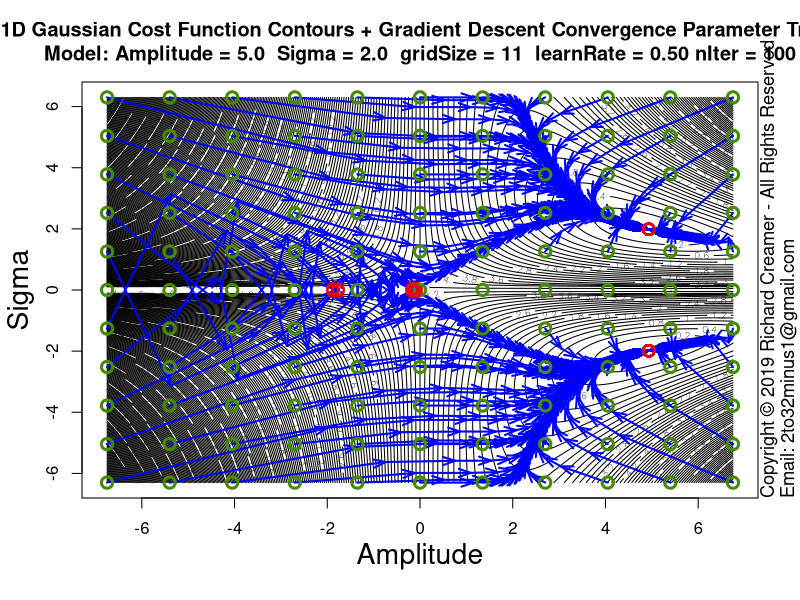

This chart was generated by the following R code:
##############################################################
### Copyright (c) Richard Creamer 2019 - All Rights Reserved
### Inquiries: email 2to32minus1@gmail.com
##############################################################

### Globals
fontScale = 1.2    # Global font size variable
lf        = 1.2    # Enlarge font of plot labels
verbose   = FALSE  # Verbose printing
lw        = 2      # Line width
xMargin   = 1      # X-axis margin for plots
yMargin   = 1      # Y-axis margin for plots
de        = 0.01   # Small constant for estimating derivatives numerically
smlPts    = 1      # Small  data point/circle
medPts    = 1.5    # Medium data point/circle
lrgPts    = 2.0    # Large  data point/circle

### Run this function to generate this plot
runFunc = function() {
	dw = 1000
	dh = 750	
	path = "D:/Code/R/LeastSquaresPlay/PlotsAndAssocCode/Plot64/"
	svSize = 1600
	# Learn rate default (0.5) nIter default (100)
	learnRate = 0.5
	nIter = 100
	savePngVerbose( paste(path, "Plot64.png", sep=""), 
					plotGaussianParamStepVectorsEx, w=svSize, h=svSize, un="px", gridSize=11, learnRate=learnRate, nIter=nIter )	
}

### Plot Gaussian fit step vectors for multiple starting points
plotGaussianParamStepVectorsEx = function( nLevels=250, gridSize=3, learnRate=0.5, nIter=100 ) {
	set.seed( 3 )
	gd = makeGaussianTestData()
	trueS = gd$trueSigma
	trueA = gd$trueAmpl	
	maxA = trueA * 1.5
	minA = -maxA
	maxS = trueS * 3.5
	minS = -maxS
	ampls  = seq( minA * 0.9, maxA * 0.9, length=gridSize )
	sigmas = seq( minS * 0.9, maxS * 0.9, length=gridSize )
	gridAmpls  = seq( minA * 0.9, maxA * 0.9, length=400 )
	gridSigmas = seq( minS * 0.9, maxS * 0.9, length=400 )
	startAmpls = c()
	startSigmas = c()
	endAmpls = c()
	endSigmas = c()
	plotTitle = paste( "1D Gaussian Cost Function Contours + Gradient Descent Convergence Parameter Trails\n",
					   sprintf("Model: Amplitude = %.1f  Sigma = %.1f  gridSize = %d  learnRate = %.2f nIter = %d", 
					   		trueA, trueS, gridSize, learnRate, nIter ), sep="" )
	
	z = getGaussErrorGrid( meanGaussSsdErr, gridAmpls, gridSigmas, gd$x, gd$y )
	contour( gridAmpls, gridSigmas, t(z), nlevels=nLevels, xlab="", ylab="", main=plotTitle )
	addAxisLabels( xLabel="Amplitude", yLabel="Sigma", cexVal=1.7 )
	
	for ( s in sigmas ) {
		for ( a in ampls ) {
			startAmpls[length(startAmpls)+1] = a
			startSigmas[length(startSigmas)+1] = s
			gd$guesses = list( a=a, s=s )
			
			tuple = fitGauss1d( doPlot=FALSE, gd=gd, learnRate=learnRate, nIter=nIter )
			
			aLegs = tuple$amplLegs
			sLegs = tuple$sigmaLegs
			nLegs = length( aLegs )
			endAmpls[length(endAmpls)+1] = aLegs[nLegs]
			endSigmas[length(endSigmas)+1] = sLegs[nLegs]
			for ( j in 2:nLegs ) {
				x1 = aLegs[j-1]
				y1 = sLegs[j-1]
				x2 = aLegs[j]
				y2 = sLegs[j]
				arrows( x1, y1, x2, y2, col="blue", angle=19, lwd=lw, length=0.125 )
			}
		}
	}
	# Draw beg/end circles last (so on top)
	for ( i in 1:length( startAmpls ) ) {
		points( startAmpls[i], startSigmas[i],  col="chartreuse4", cex=1.5, lwd=lw+1 )
		points( endAmpls[i], endSigmas[i],  col="red2", cex=1.5, lwd=lw )
	}
}

### Shared use case Gaussian data set generator used by several cooperating functions
makeGaussianTestData = function( trueAmpl=5, trueSigma=2, aGuess=sqrt(trueAmpl), sGuess=sqrt(trueSigma), nPts=40 ) {
	set.seed( 3 )
	x = seq( -5*trueSigma, 5*trueSigma, length=nPts )
	y = gauss1dFunc( x, trueAmpl, trueSigma ) + rnorm( length(x), sd=0.2 )
	guesses = list( a=aGuess, s=sGuess )
	tuple = list( trueAmpl=trueAmpl, trueSigma=trueSigma, x=x, y=y, nPts=nPts, guesses=guesses )
	return( tuple )
}

### 2D plot error contours for range of Amplitude and Sigma values
### Amplitude maps to x-axis, Sigma maps to y-axis
plotGaussErrorContours = function( nLevels=30, customTitle="", drawGradVecs=FALSE, normGradVecs=TRUE, gd=NULL ) {
	set.seed( 3 )
	if ( is.null( gd ) )
		gd = makeGaussianTestData()
	a = gd$trueAmpl
	s = gd$trueSigma
	x = gd$x
	y = gd$y
	minAmpl  = a * 0.1;	maxAmpl  = a * 1.7
	minSigma = s * 0.1;	maxSigma = s * 1.7
	# Adjust ranges so plot is square
	deltaA = maxAmpl - minAmpl
	deltaS = maxSigma - minSigma
	maxDelta = if ( deltaA > deltaS ) deltaA else deltaS
	if ( deltaA > deltaS ) {
		maxSigma = minSigma + maxDelta
	} else {
		maxAmpl = minAmpl + maxDelta
	}
	nr = 200
	nc = 200
	ampls = seq( minAmpl, maxAmpl, length.out=nc )
	sigmas = seq( minSigma, maxSigma, length.out=nr )
	z = getGaussErrorGrid( meanGaussSsdErr, ampls, sigmas, x, y )
	xLim1 = minAmpl
	xLim2 = maxAmpl
	yLim1 = minSigma
	yLim2 = maxSigma
	plotTitle = ""
	if ( !drawGradVecs ) {
		plotTitle = sprintf( "1D Gaussian Cost Function Contours\nTrue Model: Amplitude = %.1f  Sigma = %.1f (noise added)", a, s )
	} else if ( normGradVecs ) {
		plotTitle = sprintf( "1D Gaussian Cost Function Contours w/Gradient (Unit) Vectors\nTrue Model: Amplitude = %.1f  Sigma = %.1f (noise added)", a, s )
	} else {
		plotTitle = sprintf( "1D Gaussian Cost Function Contours w/Gradient Vectors\nTrue Model: Amplitude = %.1f  Sigma = %.1f (noise added)", a, s )
	}
	if ( customTitle != "" )
		plotTitle = customTitle
	xform = contour( ampls, sigmas, t(z), axes=FALSE, cex.lab=lf, main=plotTitle, asp=1.0,
					 xlab="", ylab="", labcex=1.2, nlevels=nLevels, cex.main=1.3*fontScale, cex.axis=1.3 )
	xAxisMin = ceiling( gpl()$xLim[1] )
	xAxisMax = floor( gpl()$xLim[2] )
	yAxisMin = ceiling( gpl()$yLim[1] )
	yAxisMax = floor( gpl()$yLim[2] )
	axis( side=1, at=xAxisMin:xAxisMax, cex.axis=1.3 )
	axis( side=2, at=yAxisMin:yAxisMax, cex.axis=1.3 )
	addAxisLabels( xLabel="Amplitude", yLabel="Sigma" )
	box()
	xLimits = axisLimits( x )
	yLimits = axisLimits( y )
	lines( c(-1,12), c( s, s ), col="blue", lwd=lw )
	lines( c( a, a), c(-1,10), col="blue", lwd=lw )
	if ( drawGradVecs ) {
		gradPtsX1 = c()
		gradPtsY1 = c()
		gradPtsX2 = c()
		gradPtsY2 = c()
		gridSize=13
		for ( sigma in seq( from=sigmas[2], to=sigmas[length(sigmas)-1], length=gridSize ) ) {
			for ( ampl in seq( from=ampls[2], to=ampls[length(ampls)-1], length=gridSize ) ) {
				gradPtsX1[length(gradPtsX1)+1] = ampl
				gradPtsY1[length(gradPtsY1)+1] = sigma
				da = gaussDeDa( x, y, ampl, sigma )
				ds = gaussDeDs( x, y, ampl, sigma )
				mag = sqrt( da*da + ds*ds )
				if ( normGradVecs ) {
					da = da/mag/4 # hard-coded case-specific scale factor, unit vecs a bit too long for plot
					ds = ds/mag/4
				} else {
					da = da * 0.22 # hard-coded case-specific scale factor
					ds = ds * 0.22
				}
				gradPtsX2[length(gradPtsX2)+1] = ampl  - da
				gradPtsY2[length(gradPtsY2)+1] = sigma - ds
			}
		}
		points( gradPtsX1, gradPtsY1, col="blue", lwd=lw )
		arrows( gradPtsX1, gradPtsY1, gradPtsX2, gradPtsY2, col="blue", lwd=lw, cex=medPts, angle=15, length=0.125 )
	}
}

### Nonlinear least-squares gradient-descent curve fitting for Gaussian
fitGauss1d = function( learnRate = 0.5, nIter=100, nPts=40, drawPointLines=FALSE, doPlot=TRUE, numDerivs=FALSE, plotContours=FALSE, gd=NULL ) {
	set.seed( 3 )
	a = s = x = y = guesses = NULL
	if ( is.null( gd ) )
		gd = makeGaussianTestData()
	a = gd$trueAmpl
	s = gd$trueSigma
	trueAmpl = gd$trueAmpl
	trueSigma = gd$trueSigma
	x = gd$x
	y = gd$y
	nPts=gd$nPts
	guesses = gd$guesses
	aEst = guesses$a
	sEst = guesses$s
	da = 0
	ds = 0
	amplLegs = c( aEst )
	sigmaLegs = c( sEst )
	if ( nIter > 0 ) {
		# Basic implementation of Gradient Descent
		for ( i in 1:nIter ) {
			da = if ( numDerivs ) gaussDeDaNum( x, y, aEst, sEst ) else gaussDeDa( x, y, aEst, sEst )
			ds = if ( numDerivs ) gaussDeDsNum( x, y, aEst, sEst ) else gaussDeDs( x, y, aEst, sEst )
			aEst = aEst - learnRate * da
			sEst = sEst - learnRate * ds
			amplLegs[ length(amplLegs) + 1 ] = aEst
			sigmaLegs[ length(sigmaLegs) + 1 ] = sEst
			if ( verbose )
				print( sprintf( "Mean ABS fit error: %f\n", meanGaussAbsErr( x, y, aEst, sEst ) ) )
		}
	}
	finalMeanAbsFitError = meanGaussAbsErr( x, y, aEst, sEst )
	if ( doPlot) {
		plotTitle = "Gradient Descent Fit 1D Gaussian using Analytic Partial Derivatives"
		if ( numDerivs )
			plotTitle = "Gradient Descent Fit 1D Gaussian using Numerical Est. Partial Derivatives"
		plot( x, y, cex.lab=lf, xlab="", ylab="", main=plotTitle, cex=medPts, lwd=lw+1, cex.main=1.3*fontScale, cex.axis=1.3 )
		addAxisLabels()	
		predX = seq( x[1], x[length(x)], length.out=200 )
		predY = gauss1dFunc( predX, aEst, sEst )
		lines( predX, predY, col="blue", lwd=lw+1 )
		if ( drawPointLines )
			segments( x, y, x, gauss1dFunc( x, aEst, sEst ), col = "red" )
		legText = c()		
		legText[length(legText)+1] = sprintf( "Num Iterations   %d", nIter )
		legText[length(legText)+1] = sprintf( "Learn Rate:      %.3f", learnRate )
		legText[length(legText)+1] = sprintf( "True Amplitude:  %.2f", a )
		legText[length(legText)+1] = sprintf( "True Sigma:      %.2f", s )
		legText[length(legText)+1] = sprintf( "Start Amplitude: %.2f", guesses$a )
		legText[length(legText)+1] = sprintf( "Start Sigma:     %.2f", guesses$s )
		legText[length(legText)+1] = sprintf( "Final Amplitude: %.2f", aEst )
		legText[length(legText)+1] = sprintf( "Final Sigma:     %.2f", sEst )
		legText[length(legText)+1] = sprintf( "Mean ABS Error:  %.2f", meanGaussAbsErr( x, y, aEst, sEst ) )
		legLtys = seq( from=0, to=0, length=length(legText) )
		parSave = par( family="mono", font=2 )		
		legend( "topleft", inset=c(0,0), legend=legText, lty=legLtys, box.col="transparent", cex=1.3*fontScale, bg="transparent" )
		par( parSave )
	}
	if ( plotContours ) {
		plotGaussErrorContours( gd=gd )
		lines( amplLegs, sigmaLegs, col="red", lwd=lw )
	}
	return( list( x=x, y=y, a=aEst, s=sEst, meanAbsFitError=finalMeanAbsFitError, amplLegs=amplLegs, sigmaLegs=sigmaLegs, lr=learnRate ) )
}

### Compute mean SSD Gaussian cost function over a grid of Amplitude and Sigma values
### Note: returned matrix may need to be transposed for some functions such as contour()
### TODO: Try to use outer()
getGaussErrorGrid = function( errorFunc, ampls, sigmas, x, y ) {
	nr = length( sigmas )
	nc = length( ampls )
	z = matrix( nrow=nr, ncol=nc )	
	for ( row in 1:nr ) {     # loop over y-coordinates (sigma)
		sigma = sigmas[row]
		for ( col in 1:nc ) { # loop over x-coordinates (amplitude)
			ampl = ampls[col]
			z[row, col] = errorFunc( x, y, a=ampl, sigma=sigma )
		}
	}
	return( z )
}

### 1D Gaussian
gauss1dFunc = function( x, a, sigma ) {
	return( a * exp( -0.5 * (x/sigma)^2 ) )
}

### Gaussian error/cost function - abs() of line lengths (not squared)
meanGaussAbsErr = function( x, y, a, sigma ) {
	return( (1/length(x)) * sum( abs(gauss1dFunc( x, a, sigma ) - y) ) )
}

### Gaussian error/cost function - SSD
meanGaussSsdErr = function( x, y, a, sigma ) {
	return( (1/length(x)) * sum( (gauss1dFunc( x, a, sigma ) - y)^2 ) )
}

### Analytical/exact partial derivative of error/cost function wrt Amplitude
gaussDeDa = function( x, y, a, sigma ) {
	term1 = sum( gauss1dFunc(x, a, sigma) * exp( -0.5 * (x/sigma)^2) )
	term2 = sum( y * exp( -0.5 * (x/sigma)^2) )
	return( 2 * ( term1 - term2 )/length(x) )
}

### Analytical/exact partial derivative of error/cost function wrt Sigma
gaussDeDs = function( x, y, a, sigma ) {
	v = 2*a/sigma^3
	term1 = sum( gauss1dFunc(x, a, sigma) * x^2 * exp( -0.5 * (x/sigma)^2) )
	term2 = sum( x^2 * y * exp( -0.5 * (x/sigma)^2) )
	return( v * ( term1 - term2 )/length(x) )
}

### Numerical estimation of partial derivative of error/cost function wrt Amplitude
gaussDeDaNum = function( x, y, a, sigma ) {
	e1 = meanGaussSsdErr( x, y, a, sigma )
	e2 = meanGaussSsdErr( x, y, a + de, sigma )
	return( (e2 - e1)/de )
}

### Numerical estimation of partial derivative of error/cost function wrt Sigma
gaussDeDsNum = function( x, y, a, sigma ) {
	e1 = meanGaussSsdErr( x, y, a, sigma )
	e2 = meanGaussSsdErr( x, y, a, sigma + de )
	return( (e2 - e1)/de )
}

### Get Plot Limits : gpl()$xLim[1] --> left x-coord
gpl = function() {
	u = par( "usr" )
	return( list( xLim=u[1:2], yLim=u[3:4] ) )
}

### Compute plot axis limits to fit range of data
axisLimits = function( v, margin=0 ) {
	lowerLimit = floor( min(v) ) - margin
	upperLimit = ceiling( max(v) ) + margin
	c( lowerLimit, upperLimit )
}

### Convience method to add x/y axis labels
addAxisLabels = function( xLabel="x", yLabel="y", cexVal=1.3 ) {
	mtext( text=xLabel, side=1, line=2.5, cex=cexVal )
	mtext( text=yLabel, side=2, line=2.5, cex=cexVal )
}

### Save to PNG file, specify width and height
savePngVerbose = function( path, plotFunc, w=512, h=512, un="px", doCopyright=TRUE, ... ) {
	png( filename = path, type="cairo", units=un, width=w, height=h, pointsize=12, res=96 )
	plotFunc( ... )
	if ( doCopyright )
		addCopyright()
	dev.off()
}

### Add copyright notice to plot via text()
addCopyright = function() {
	mtext( "Copyright \uA9 2019 Richard Creamer - All Rights Reserved", side=4, line=0, adj=0, cex=1.1 )
	mtext( "Email: 2to32minus1@gmail.com", side=4, line=1, adj=0, cex=1.1 )
}

runFunc()
